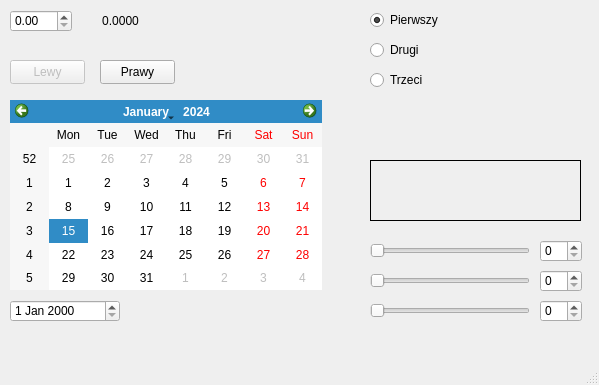
<?xml version="1.0" encoding="UTF-8"?>
<ui version="4.0">
 <class>MainWindow</class>
 <widget class="QMainWindow" name="MainWindow">
  <property name="geometry">
   <rect>
    <x>0</x>
    <y>0</y>
    <width>599</width>
    <height>385</height>
   </rect>
  </property>
  <property name="windowTitle">
   <string>MainWindow</string>
  </property>
  <widget class="QWidget" name="centralwidget">
   <widget class="QDoubleSpinBox" name="doubleSpinBox">
    <property name="geometry">
     <rect>
      <x>10</x>
      <y>10</y>
      <width>62</width>
      <height>22</height>
     </rect>
    </property>
   </widget>
   <widget class="QLabel" name="label">
    <property name="geometry">
     <rect>
      <x>90</x>
      <y>10</y>
      <width>61</width>
      <height>21</height>
     </rect>
    </property>
    <property name="text">
     <string>0.0000</string>
    </property>
    <property name="alignment">
     <set>Qt::AlignCenter</set>
    </property>
   </widget>
   <widget class="QPushButton" name="pushButton">
    <property name="enabled">
     <bool>false</bool>
    </property>
    <property name="geometry">
     <rect>
      <x>10</x>
      <y>60</y>
      <width>75</width>
      <height>24</height>
     </rect>
    </property>
    <property name="text">
     <string>Lewy</string>
    </property>
   </widget>
   <widget class="QPushButton" name="pushButton_2">
    <property name="geometry">
     <rect>
      <x>100</x>
      <y>60</y>
      <width>75</width>
      <height>24</height>
     </rect>
    </property>
    <property name="text">
     <string>Prawy</string>
    </property>
   </widget>
   <widget class="QDateEdit" name="dateEdit">
    <property name="geometry">
     <rect>
      <x>10</x>
      <y>300</y>
      <width>110</width>
      <height>22</height>
     </rect>
    </property>
   </widget>
   <widget class="QCalendarWidget" name="calendarWidget">
    <property name="geometry">
     <rect>
      <x>10</x>
      <y>100</y>
      <width>312</width>
      <height>190</height>
     </rect>
    </property>
   </widget>
   <widget class="QRadioButton" name="radioButton">
    <property name="geometry">
     <rect>
      <x>370</x>
      <y>10</y>
      <width>89</width>
      <height>20</height>
     </rect>
    </property>
    <property name="text">
     <string>Pierwszy</string>
    </property>
    <property name="checked">
     <bool>true</bool>
    </property>
   </widget>
   <widget class="QRadioButton" name="radioButton_2">
    <property name="geometry">
     <rect>
      <x>370</x>
      <y>40</y>
      <width>89</width>
      <height>20</height>
     </rect>
    </property>
    <property name="text">
     <string>Drugi</string>
    </property>
   </widget>
   <widget class="QRadioButton" name="radioButton_3">
    <property name="geometry">
     <rect>
      <x>370</x>
      <y>70</y>
      <width>89</width>
      <height>20</height>
     </rect>
    </property>
    <property name="text">
     <string>Trzeci</string>
    </property>
   </widget>
   <widget class="QSlider" name="horizontalSlider">
    <property name="geometry">
     <rect>
      <x>370</x>
      <y>240</y>
      <width>160</width>
      <height>22</height>
     </rect>
    </property>
    <property name="maximum">
     <number>255</number>
    </property>
    <property name="orientation">
     <enum>Qt::Horizontal</enum>
    </property>
   </widget>
   <widget class="QSlider" name="horizontalSlider_2">
    <property name="geometry">
     <rect>
      <x>370</x>
      <y>270</y>
      <width>160</width>
      <height>22</height>
     </rect>
    </property>
    <property name="maximum">
     <number>255</number>
    </property>
    <property name="orientation">
     <enum>Qt::Horizontal</enum>
    </property>
   </widget>
   <widget class="QSlider" name="horizontalSlider_3">
    <property name="geometry">
     <rect>
      <x>370</x>
      <y>300</y>
      <width>160</width>
      <height>22</height>
     </rect>
    </property>
    <property name="maximum">
     <number>255</number>
    </property>
    <property name="orientation">
     <enum>Qt::Horizontal</enum>
    </property>
   </widget>
   <widget class="QSpinBox" name="spinBox">
    <property name="geometry">
     <rect>
      <x>540</x>
      <y>240</y>
      <width>42</width>
      <height>22</height>
     </rect>
    </property>
    <property name="maximum">
     <number>255</number>
    </property>
   </widget>
   <widget class="QSpinBox" name="spinBox_2">
    <property name="geometry">
     <rect>
      <x>540</x>
      <y>270</y>
      <width>42</width>
      <height>22</height>
     </rect>
    </property>
    <property name="maximum">
     <number>255</number>
    </property>
   </widget>
   <widget class="QSpinBox" name="spinBox_3">
    <property name="geometry">
     <rect>
      <x>540</x>
      <y>300</y>
      <width>42</width>
      <height>22</height>
     </rect>
    </property>
    <property name="maximum">
     <number>255</number>
    </property>
   </widget>
   <widget class="QLabel" name="label_2">
    <property name="geometry">
     <rect>
      <x>370</x>
      <y>160</y>
      <width>211</width>
      <height>61</height>
     </rect>
    </property>
    <property name="frameShape">
     <enum>QFrame::Box</enum>
    </property>
    <property name="text">
     <string/>
    </property>
    <property name="wordWrap">
     <bool>false</bool>
    </property>
   </widget>
  </widget>
  <widget class="QMenuBar" name="menubar">
   <property name="geometry">
    <rect>
     <x>0</x>
     <y>0</y>
     <width>599</width>
     <height>22</height>
    </rect>
   </property>
  </widget>
  <widget class="QStatusBar" name="statusbar"/>
 </widget>
 <resources/>
 <connections/>
</ui>
